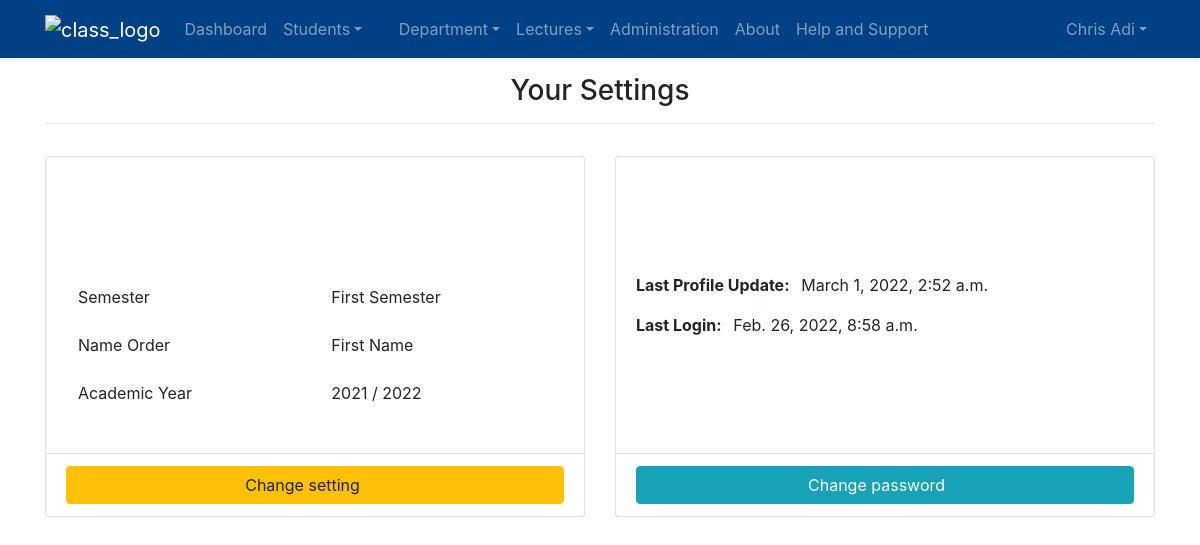
The app's page /settings/detail/1/1/ (signed in) with its own data.
### accounts/models.py (models this page shows, shortened)
class User(AbstractBaseUser):
    first_name = models.CharField(max_length=150)
    last_name = models.CharField(max_length=250)
    phone_number = PhoneNumberField(unique=True)
    username = models.CharField(max_length=150, unique=True)
    dob = models.DateField(verbose_name="Date of Birth", null=True, blank=True)
    email = models.EmailField(verbose_name="Email Address", unique=True, null=True)
    slug = models.SlugField(null=True, blank=True, unique=True)
    timestamp = models.DateTimeField(auto_now_add=True)
    updated = models.DateTimeField(auto_now=True)
    is_active = models.BooleanField(default=True)
    is_admin = models.BooleanField(default=False)
    is_lecture = models.BooleanField(default=False)
    is_superuser = models.BooleanField(default=False)
    picture = models.ImageField(null=True, blank=True, upload_to=upload_user_to_path)
    session_key = models.CharField(max_length=32, unique=True, null=True, blank=True)
    REQUIRED_FIELDS = ['first_name', 'last_name', 'phone_number']
    USERNAME_FIELD = "username"
    EMAIL_FIELD = "email"
    objects = UserManager()
    class Meta:
        verbose_name = 'User'
        verbose_name_plural = 'Users'
        ordering = ("last_name", "first_name", "username")
    def get_full_name(self):
        try:
            if self.generalsetting.name_order == "l":
                return "%s %s" % (self.last_name.title(), self.first_name.title())
            else:
                return "%s %s" % (self.first_name.title(), self.last_name.title())
        except AttributeError:
            return "%s %s" % (self.last_name.title(), self.first_name.title())
    def get_absolute_url(self):
        from django.urls import reverse
        return reverse("accounts:user-profile", args=(self.slug, self.pk))
    @property
    def is_staff(self):
        return bool((self.is_superuser or self.is_admin) and self.is_active)

### setting/models.py (models this page shows, shortened)
class GeneralSetting(models.Model):
    semester = models.CharField(max_length=60, choices=CourseSemester.choices,
                                help_text="The current academic semester",
                                default=CourseSemester.SEMESTER1,
                                )
    name_order = models.CharField(max_length=20, choices=NameOrder.choices,
                                  help_text="How to order your name",
                                  default=NameOrder.FIRSTNAME,
                                  )
    academic_year = models.CharField(max_length=11, default=current_year-1,
                                     help_text="Select the academic year for the semester",
                                     )
    user = models.OneToOneField(User, on_delete=models.CASCADE, unique=True)
    def get_update_url(self):
        return reverse("setting:update", kwargs={"pk": self.id, "user_id": self.user_id})

### setting/views.py (the view)
# urls.py: path("detail/<int:user_id>/<int:pk>/", GeneralSettingDetailView.as_view(), name="detail"),
class GeneralSettingDetailView(LoginRequiredMixin, DetailView):
    template_name = "settings/detail.html"
    model = GeneralSetting
    def get_context_data(self, **kwargs):
        ctx = super(GeneralSettingDetailView, self).get_context_data(**kwargs)
        ctx["title"] = "General  Settings"
        return ctx

### accounts/LoginSessionMiddleWare.py (called while the page is built)
    def __call__(self, request):
        user = request.user
        if user.is_authenticated:
            stored_session_key = user.session_key
            if stored_session_key and stored_session_key != request.session.session_key:
                try:
                    Session.objects.get(session_key=stored_session_key).delete()
                except Session.DoesNotExist:
                    pass
            user.session_key = request.session.session_key
            user.save()
        response = self.get_response(request)
        return response

### accounts/models.py (called while the page is built)
@receiver(models.signals.pre_save, sender=User)
def auto_slug(sender, instance, **kwargs):
    if not instance.slug:
        instance.slug = tool_utils.unique_slug_gen(instance)

### setting/templates/settings/detail.html
{% extends 'base.html' %}
{% block content %}
    <div class="container">
        <div class="row">
            <div class="col">
                 <h3 class="text-center my-3">Your Settings</h3>
                <hr>
            </div>
        </div>
        <div class="row">
            <div class="col-md-6 mx-auto my-3">
                <div class="card h-100 card-hover-shadow">
                    <div class="card-body">
                        <div class="d-flex justify-content-center mb-3">
                            <span class="fa fa-user-cog fa-5x text-warning"></span>
                        </div>
                        <table class="table table-borderless">
                            <tr>
                                <td>Semester</td>
                                <td>{{ generalsetting.get_semester_display }}</td>
                            </tr>
                            <tr>
                                <td>Name Order</td>
                                <td>{{ generalsetting.get_name_order_display }}</td>
                            </tr>
                            <tr>
                                <td>Academic Year</td>
                                <td>{{ generalsetting.academic_year }}</td>
                            </tr>
                        </table>
                    </div>
                    <div class="card-footer bg-transparent">
                        <a href="{{ generalsetting.get_update_url }}" class="btn btn-warning btn-block"
                            onclick="spinOnClick(this)">Change setting <i class="fa fa-cog mr-2"></i></a>
                    </div>
                </div>
            </div>
            <div class="col-md-6 mx-auto my-3">
                <div class="card h-100 card-hover-shadow">
                    <div class="card-body">
                        <div class="d-flex justify-content-center mb-3">
                            <span class="fa fa-user-shield fa-5x text-info"></span>
                        </div>
                        <p><b class="mr-2">Last Profile Update: </b>{{ request.user.updated }}</p>
                        <p><b class="mr-2">Last Login: </b>{{ request.user.last_login }}</p>
                    </div>
                    <div class="card-footer bg-transparent">
                        <a href="{% url 'accounts:change_pwd_update' %}?back={{ request.path }}" class="btn btn-info btn-block">Change password <span class="fa fa-lock"></span></a>
                    </div>
                </div>
            </div>
        </div>
    </div>
{% endblock %}

### templates/snippet/admin-navbar.html (shortened to what this page needs)
{% url 'landing-page' as landingPage %}
{% url 'department:create' as add_department %}
{% url 'department:list' as list_department %}
{% url 'lecture:add' as add_lecture %}
{% url 'student:register' as add_student %}
{% url 'student:list' as list_student %}
{% url 'lecture:list' as list_lecture %}
{% url 'about-page' as about_url %}
{% url 'support-page' as support_url %}
{% url 'accounts:admin-dashboard' as dashboard_url %}
{% load static %}
<nav class="navbar navbar-expand-lg navbar-dark  sticky-top shadow-sm  bg-admin-nav">
      <div class="container">
          <a class="navbar-brand {% if request.path  == landingPage %} active {% endif %}" href="{{ landingPage }}" title="home page"><img src="{% static 'DefaultImg/class_logo.png' %}" alt="class_logo" class="img-fluid" style="height: 1.5em;"></a>
          <div class="collapse navbar-collapse" id="ftco-nav">
              <ul class="navbar-nav mr-auto">
                  <li class="nav-item"><a href="{{ dashboard_url }}" class="nav-link {% if request.path == dashboard_url%} active {%  endif %}">Dashboard</a></li>
              <li class="dropdown nav-item">
                  <a href="#" class="dropdown-toggle nav-link {% if request.path == add_student or request.path == list_student %} active {% endif %}" data-toggle="dropdown"><span class="caret">Students</span></a>
              </li>
              <li class="dropdown nav-item {% if request.path == add_department or request.path == list_department %} active {%  endif %}">
                  <a href="#" class="dropdown-toggle nav-link " data-toggle="dropdown"><span class="caret "><i class="fa fa-university mr-2"></i>Department</span></a>
              </li>
              <li class="dropdown nav-item">
                  <a href="#" class="dropdown-toggle nav-link {% if request.path == add_lecture or request.path == list_lecture %} active {%  endif %}" data-toggle="dropdown"><span class="caret">Lectures</span></a>
              </li>
                <li class="nav-item"><a href="/admin" class="nav-link ">Administration</a></li>
                <li class="nav-item {% if request.path == about_url %} active {% endif %}">
                    <a href="{{ about_url }}" class="nav-link">About</a>
                </li>
                <li class="nav-item"><a href="{{ support_url }}" class="nav-link {% if request.path == support_url %} active {% endif %}">Help and Support</a></li>
              </ul>
              <ul class="navbar-nav ml-auto">
                  <li class="dropdown nav-item">
                      <a href="#" class="dropdown-toggle nav-link" data-toggle="dropdown"><span class="caret">{{ request.user.get_full_name|title }}</span></a>
                  </li>
              </ul>
          </div>
      </div>
  </nav>

### static/styles/custom.css (style rules this page uses)
.bg-admin-nav { background-color: #004085 !important; }

### records on screen
User: user.get_full_name "Chris Adi", user.updated "March 1, 2022, 2:52 a.m.", user.last_login "Feb. 26, 2022, 8:58 a.m."
GeneralSetting: semester "First Semester", name_order "First Name", academic_year "2021 / 2022"
